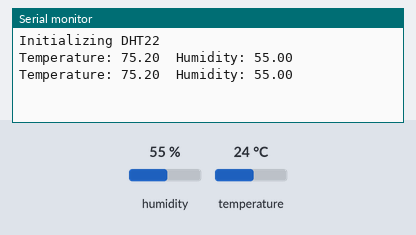
Recording of a sketch running on a simulated ESP8266 (NodeMCU). Parts: the last lines printed to the serial monitor. The inputs (shaded band) are chosen by the test bench; at power-on: humidity 55 %, temperature 24 °C.

Above: at 5.8 s.
5.9 s: humidity set to 22 %
At 11.5 s:
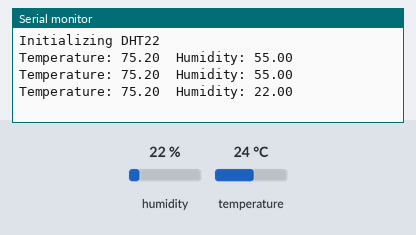
11.9 s: temperature set to 12 °C
At 15.5 s:
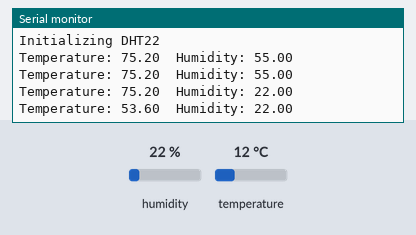
17.9 s: humidity set to 40 %
At 20.7 s:
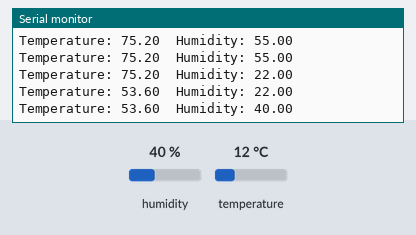
Timing chart, 0 to 22.2 s (numbered marks = the images above; inputs shaded):
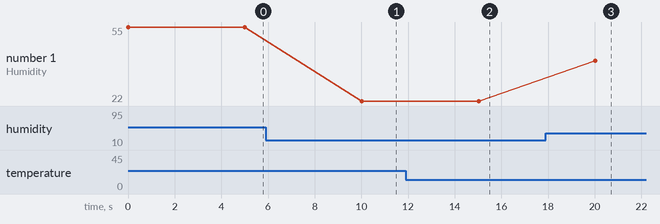

Measured:
- after the input at 5.9 s, the serial monitor: prints a new line after 4.1 s (image 1)
- after the input at 11.9 s, the serial monitor: prints a new line after 3.1 s (image 2)
- after the input at 17.9 s, the serial monitor: prints a new line after 2.1 s (image 3)
- plotted number 1: 55 → 22 after the input at 5.9 s, 22 → 40 after the input at 17.9 s

The sketch:

esp8266_dht.ino
```cpp
#include <ESP8266WiFi.h>
#include <PubSubClient.h>
#include "DHT.h"

#define DHTPIN D4
#define DHTTYPE DHT22   // DHT 22  (AM2302)
DHT dht(DHTPIN, DHTTYPE);

void setup()
{
  Serial.begin(115200);
  Serial.println();
  Serial.println("Initializing DHT22");
  dht.begin();
}

void loop ()
{
  float h = dht.readHumidity();
  float t = dht.readTemperature(true); // true = return result in fahrenheit

  Serial.print("Temperature: ");
  Serial.print(t);

  Serial.print("  Humidity: ");
  Serial.println(h);

  delay(5 * 1000);
}
```
